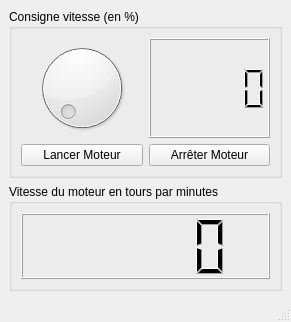
<?xml version="1.0" encoding="UTF-8"?>
<ui version="4.0">
 <class>Equilibreuse</class>
 <widget class="QMainWindow" name="Equilibreuse">
  <property name="geometry">
   <rect>
    <x>0</x>
    <y>0</y>
    <width>291</width>
    <height>322</height>
   </rect>
  </property>
  <property name="windowTitle">
   <string>Equilibreuse</string>
  </property>
  <widget class="QWidget" name="centralwidget">
   <layout class="QGridLayout" name="gridLayout_2">
    <item row="0" column="0">
     <widget class="QGroupBox" name="groupBox">
      <property name="title">
       <string>Consigne vitesse (en %)</string>
      </property>
      <layout class="QGridLayout" name="gridLayout_3">
       <item row="0" column="0">
        <layout class="QHBoxLayout" name="horizontalLayouts">
         <item>
          <widget class="QDial" name="dial_ConsigneVitesses"/>
         </item>
         <item>
          <widget class="QLCDNumber" name="lcdNumber_consignes">
           <property name="font">
            <font>
             <pointsize>15</pointsize>
            </font>
           </property>
          </widget>
         </item>
        </layout>
       </item>
       <item row="1" column="0">
        <layout class="QHBoxLayout" name="horizontalLayout_4">
         <item>
          <widget class="QPushButton" name="pushButton_Lance">
           <property name="text">
            <string>Lancer Moteur</string>
           </property>
          </widget>
         </item>
         <item>
          <widget class="QPushButton" name="pushButton_Arrete">
           <property name="text">
            <string>Arrêter Moteur</string>
           </property>
          </widget>
         </item>
        </layout>
       </item>
      </layout>
     </widget>
    </item>
    <item row="1" column="0">
     <widget class="QGroupBox" name="groupBox_2">
      <property name="title">
       <string>Vitesse du moteur en tours par minutes</string>
      </property>
      <layout class="QGridLayout" name="gridLayout">
       <item row="0" column="0">
        <widget class="QLCDNumber" name="lcdNumber_vitesse">
         <property name="font">
          <font>
           <pointsize>15</pointsize>
          </font>
         </property>
        </widget>
       </item>
      </layout>
     </widget>
    </item>
   </layout>
  </widget>
  <widget class="QMenuBar" name="menubar">
   <property name="geometry">
    <rect>
     <x>0</x>
     <y>0</y>
     <width>291</width>
     <height>20</height>
    </rect>
   </property>
  </widget>
  <widget class="QStatusBar" name="statusbar"/>
 </widget>
 <resources/>
 <connections/>
</ui>
